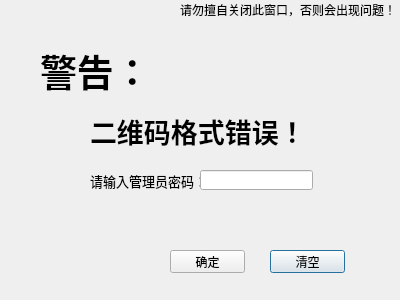
<?xml version="1.0" encoding="UTF-8"?>
<ui version="4.0">
 <class>FormatError</class>
 <widget class="QDialog" name="FormatError">
  <property name="geometry">
   <rect>
    <x>0</x>
    <y>0</y>
    <width>400</width>
    <height>300</height>
   </rect>
  </property>
  <property name="windowTitle">
   <string>二维码格式错误！</string>
  </property>
  <property name="windowIcon">
   <iconset resource="icontopleft.qrc">
    <normaloff>:/new/prefix1/images/sqlite.png</normaloff>:/new/prefix1/images/sqlite.png</iconset>
  </property>
  <widget class="QLabel" name="label">
   <property name="geometry">
    <rect>
     <x>90</x>
     <y>100</y>
     <width>231</width>
     <height>61</height>
    </rect>
   </property>
   <property name="font">
    <font>
     <family>Adobe Arabic</family>
     <pointsize>20</pointsize>
     <weight>75</weight>
     <bold>true</bold>
    </font>
   </property>
   <property name="text">
    <string>二维码格式错误！</string>
   </property>
  </widget>
  <widget class="QLabel" name="label_2">
   <property name="geometry">
    <rect>
     <x>40</x>
     <y>40</y>
     <width>101</width>
     <height>61</height>
    </rect>
   </property>
   <property name="font">
    <font>
     <family>Adobe Arabic</family>
     <pointsize>28</pointsize>
     <weight>75</weight>
     <bold>true</bold>
    </font>
   </property>
   <property name="text">
    <string>警告：</string>
   </property>
  </widget>
  <widget class="QLabel" name="label_3">
   <property name="geometry">
    <rect>
     <x>90</x>
     <y>160</y>
     <width>111</width>
     <height>41</height>
    </rect>
   </property>
   <property name="font">
    <font>
     <family>Adobe Arabic</family>
     <pointsize>10</pointsize>
    </font>
   </property>
   <property name="text">
    <string>请输入管理员密码：</string>
   </property>
  </widget>
  <widget class="QLineEdit" name="PWD">
   <property name="geometry">
    <rect>
     <x>200</x>
     <y>170</y>
     <width>113</width>
     <height>20</height>
    </rect>
   </property>
   <property name="echoMode">
    <enum>QLineEdit::Password</enum>
   </property>
  </widget>
  <widget class="QLabel" name="PWDStatus">
   <property name="geometry">
    <rect>
     <x>170</x>
     <y>210</y>
     <width>131</width>
     <height>16</height>
    </rect>
   </property>
   <property name="text">
    <string/>
   </property>
  </widget>
  <widget class="QPushButton" name="Cancel">
   <property name="geometry">
    <rect>
     <x>270</x>
     <y>250</y>
     <width>75</width>
     <height>23</height>
    </rect>
   </property>
   <property name="text">
    <string>清空</string>
   </property>
  </widget>
  <widget class="QPushButton" name="OK">
   <property name="geometry">
    <rect>
     <x>170</x>
     <y>250</y>
     <width>75</width>
     <height>23</height>
    </rect>
   </property>
   <property name="text">
    <string>确定</string>
   </property>
  </widget>
  <widget class="QLabel" name="label_4">
   <property name="geometry">
    <rect>
     <x>180</x>
     <y>0</y>
     <width>221</width>
     <height>20</height>
    </rect>
   </property>
   <property name="text">
    <string>请勿擅自关闭此窗口，否则会出现问题！</string>
   </property>
  </widget>
 </widget>
 <resources>
  <include location="icontopleft.qrc"/>
 </resources>
 <connections/>
</ui>
